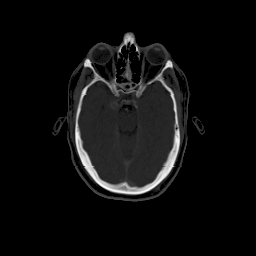
#> input picture opCv05/ct04.png, 256 x 256 px
$ python video.py
#> lines starting #> are read from the running program, lines starting #| are printed output that depends on the picture
import cv2

def onTrackbarChange(pos):
    global im1, im2


    weight = pos / 100.0
    print(str(1 - weight))
    #imblend = cv2.multiply(im1, weight) + cv2.multiply(im2, 1 - weight)
    imblend = cv2.addWeighted(im1, weight, im2, 1 - weight, 0)
    cv2.imshow('imblend', imblend)

im1 = cv2.imread('ct04.png', cv2.IMREAD_GRAYSCALE)
#> im1 is the input picture: shape (256, 256); min 0, max 255, mean 13.6
#im1 = cv2.imread('mr04.png', cv2.IMREAD_GRAYSCALE)
im2 = cv2.imread('pet04.png', cv2.IMREAD_GRAYSCALE)
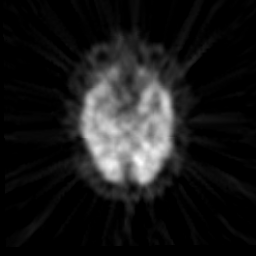
#> input picture opCv05/pet04.png, 256 x 256 px
#> im2 is the input picture: shape (256, 256); min 0, max 255, mean 26.4

cv2.imshow('im1', im1)
cv2.imshow('im2', im2)

impadd = im1 + im2
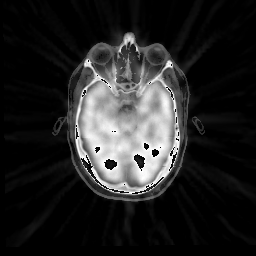
#> impadd: shape (256, 256); min 0, max 255, mean 37.4
cv2.imshow('impadd', impadd)

imocvadd = cv2.add(im1, im2)
cv2.imshow('imocvadd', imocvadd)

imblend = cv2.multiply(im1, 0.25) + cv2.multiply(im2, 0.75)
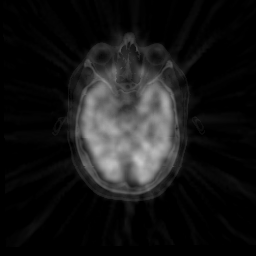
#> imblend: shape (256, 256); min 0, max 201, mean 23.2
cv2.imshow('imblend', imblend)

cv2.createTrackbar('Weight', 'imblend', 50, 100, onTrackbarChange)
onTrackbarChange(50)
#> in onTrackbarChange, `imblend = cv2.addWeighted(im1, weight, im2, 1 - weight, 0)`:
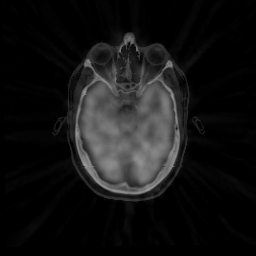
#> imblend: shape (256, 256); min 0, max 156, mean 20

cv2.waitKey(0)
cv2.destroyAllWindows()
